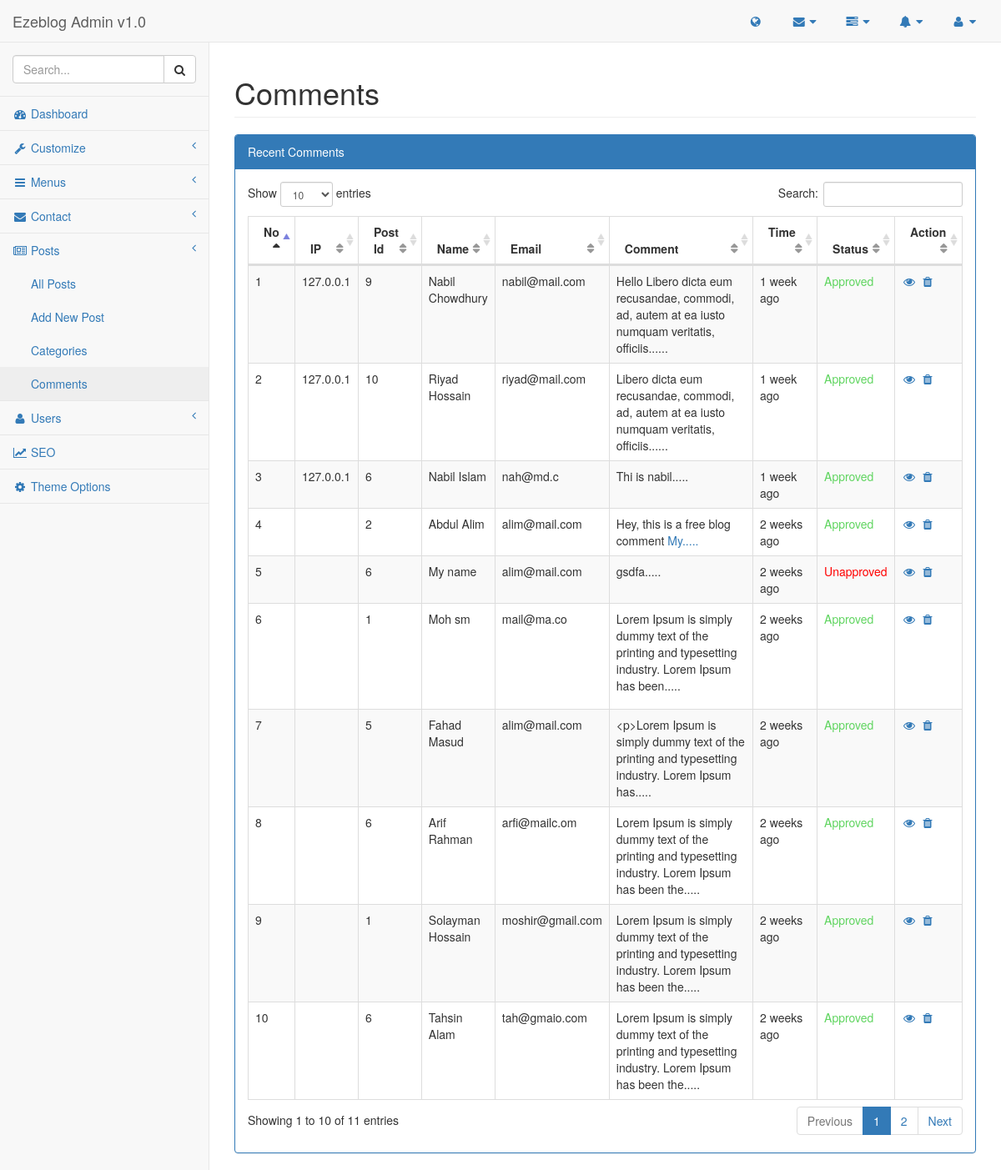
Before: /admin/pages/comments.php (signed in) with the older database file.
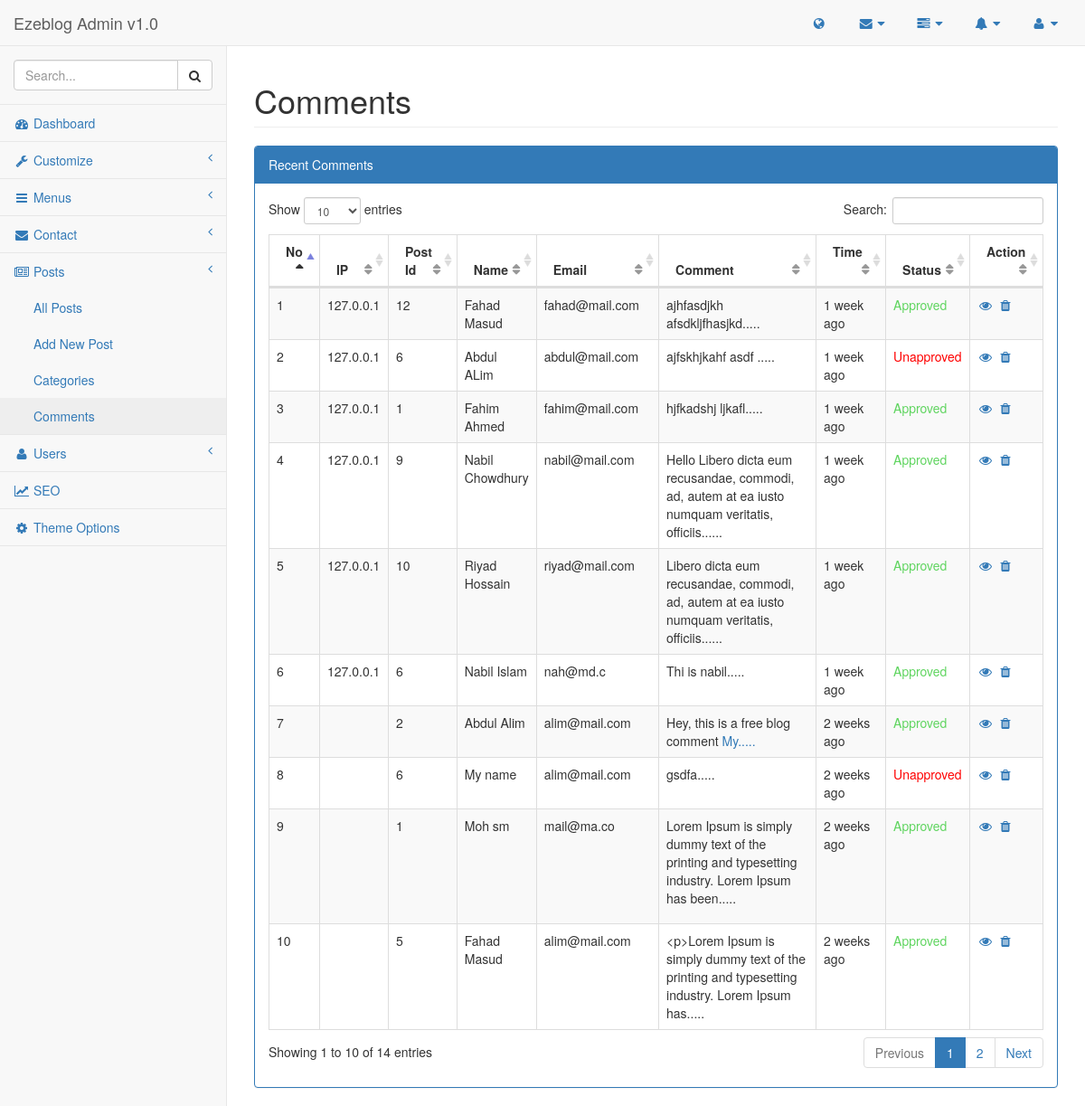
After: the same page with the newer database file.
### tables this page shows
CREATE TABLE `list_comment` (
  `id` int(11) NOT NULL,
  `post` int(11) NOT NULL,
  `name` varchar(255) NOT NULL,
  `email` varchar(255) NOT NULL,
  `comment` text NOT NULL,
  `ip` varchar(255) NOT NULL,
  `status` int(11) NOT NULL DEFAULT '0',
  `created_at` timestamp NOT NULL DEFAULT CURRENT_TIMESTAMP
);

### lib/database.php (called while the page is built, shortened)
<?php
Class Database{
    public $host   = DB_HOST;
    public $user   = DB_USER;
    public $pass   = DB_PASS;
    public $name   = DB_NAME;
    public $link;
    private function connectDB(){
        $this->link = new mysqli($this->host, $this->user, $this->pass, $this->name);
    }
    public function select($query){
        $result = $this->link->query($query) or die($this->link->error.__LINE__);
        if($result->num_rows > 0){
            return $result;
        } else {
            return false;
        }
    }
}
?>

### lib/format.php (called while the page is built, shortened)
<?php
class Format{
        public function humanTiming($time){
            $time = time() - $time;
            $time = ($time<1)? 1 : $time;
            $tokens = array (
                31536000 => 'year',
                2592000 => 'month',
                604800 => 'week',
                86400 => 'day',
                3600 => 'hour',
                60 => 'minute',
                1 => 'second'
            );
            foreach ($tokens as $unit => $text) {
                if ($time < $unit) continue;
                $numberOfUnits = floor($time / $unit);
                return $numberOfUnits.' '.$text.(($numberOfUnits>1)?'s ':' ').'ago';
            }
        }
        public function textShorten($text, $limit = 400){
            $text = $text." ";
            $text = substr($text, 0, $limit);
            $text = substr($text, 0, strrpos($text, ' '));
            $text = $text.".....";
            return $text;
        }
    }
?>

### admin/pages/comments.php (the view, shortened to what the changed rows need)
<?php include '../inc/header.php'; ?>
<div id="page-wrapper">
    <div class="row">
        <div class="col-lg-12">
            <h1 class="page-header">Comments</h1>
        </div>
    </div>
    <div class="row">
        <div class="col-lg-12">
            <div class="panel panel-primary">
                <div class="panel-heading">
                    Recent Comments
                </div>
                <div class="panel-body">
                    <table width="100%" class="table table-striped table-bordered table-hover comments" id="dataTables-subscribe">
                        <thead>
                        <tr>
                            <th width="6%">No</th>
                            <th width="8%">IP</th>
                            <th width="10%">Post Id</th>
                            <th width="10%">Name</th>
                            <th width="10%">Email</th>
                            <th width="30%">Comment</th>
                            <th width="10%">Time</th>
                            <th width="8%">Status</th>
                            <th width="8%">Action</th>
                        </tr>
                        </thead>
                        <tbody>
                        <?php
                            $query = "SELECT * FROM list_comment ORDER BY id DESC";
                            $comment = $database->select($query);
                            if($comment){
                                $i = 0;
                                while($result = $comment->fetch_assoc()){
                                    $i++
                         ?>
                                <tr class="odd gradeX">
                                    <td><?php echo $i; ?></td>
                                    <td  class="center"><?php echo $result['ip']; ?></td>
                                    <td><?php echo $result['post']; ?></td>
                                    <td><?php echo $result['name']; ?></td>
                                    <td><?php echo $result['email']; ?></td>
                                    <td><?php echo $format->textShorten($result['comment'], 100); ?></td>
                                    <td><?php echo $format->humanTiming(strtotime($result['created_at'])); ?></td>
                                    <td>
                                        <a onclick="return confirm('Are you sure to approve?')" href="?approved=<?php echo $result['id']; ?>" class="doneMessage">
                                        <?php
                                            if($result['status'] == 0){
                                                echo "<p class='error'>Unapproved</p>";
                                            }
                                        ?>
                                        </a>
                                        <a onclick="return confirm('Are you sure to unapprove?')" href="?unapproved=<?php echo $result['id']; ?>" class="doneMessage">
                                        <?php
                                            if($result['status'] == 1){
                                                echo "<p class='done'>Approved</p>";
                                            }
                                        ?>
                                        </a>
                                    </td>
                                    <td  class="center"><a href="<?php echo SITE_URL; ?>post.php?id=<?php echo $result['post']; ?>" target="_blank"> <i class="fa fa-eye fa-fw"></i></a>  <a onclick="return confirm('Are you sure?')" href="?delete=<?php echo $result['id']; ?>"><i class="fa fa-trash  fa-fw"></i></a>  </td>
                                </tr>
                         <?php
                                }
                            }
                        ?>
                        </tbody>
                    </table>
                </div>
            </div>
        </div>
    </div>
</div>
<?php include '../inc/footer.php'; ?>

Changed rows visible on the page:
no longer on this page (row unchanged): list_comment: post "6", name "Arif Rahman", email "arfi@mailc.om", comment "Lorem Ipsum is simply dummy text of the printing and typesetting industry. Lorem Ipsum has been the.....", created_at "2 weeks ago", status "Approved"
no longer on this page (row unchanged): list_comment: post "1", name "Solayman Hossain", email "moshir@gmail.com", comment "Lorem Ipsum is simply dummy text of the printing and typesetting industry. Lorem Ipsum has been the.....", created_at "2 weeks ago", status "Approved"
no longer on this page (row unchanged): list_comment: post "6", name "Tahsin Alam", email "tah@gmaio.com", comment "Lorem Ipsum is simply dummy text of the printing and typesetting industry. Lorem Ipsum has been the.....", created_at "2 weeks ago", status "Approved"
added list_comment: ip "127.0.0.1", post "12", name "Fahad Masud", email "fahad@mail.com", comment "ajhfasdjkh afsdkljfhasjkd.....", created_at "1 week ago", status "Approved"
added list_comment: ip "127.0.0.1", post "6", name "Abdul ALim", email "abdul@mail.com", comment "ajfskhjkahf asdf .....", created_at "1 week ago", status "Unapproved"
added list_comment: ip "127.0.0.1", post "1", name "Fahim Ahmed", email "fahim@mail.com", comment "hjfkadshj ljkafl.....", created_at "1 week ago", status "Approved"
Other visible differences:
text written by a page script: "Show entries Search: Showing 1 to 10 of 11 entries Previous 1 2 Next" → "Show entries Search: Showing 1 to 10 of 14 entries Previous 1 2 Next"
